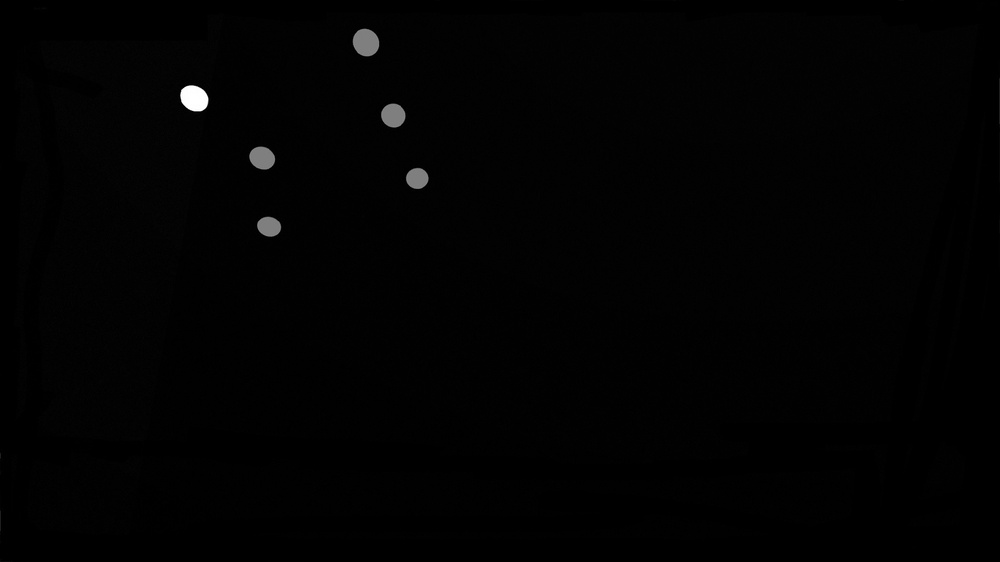
#> input picture pic/3.jpg, 1000 x 562 px, shrunk from 1920 x 1080 before the run, found by its file name
$ python test.py
#> lines starting #> are read from the running program, lines starting #| are printed output that depends on the picture; after the words box and inside, x2 and y2 are one past the last pixel; in counts of white or black regions, pixels touching at a corner belong together; long printed decimals are rounded
#encoding=utf-8
import cv2 as cv
import numpy as np
import matplotlib.pyplot as plt
import scipy.signal as sg

def get_maxima(values: np.ndarray):

    max_index = sg.argrelmax(values)[0]
    return max_index, values[max_index]
#read test img

test = cv.imread('pic/3.jpg')
#> test is the input picture: shape (562, 1000, 3); min 0, max 255, mean 2


#cvtgray

gray = cv.cvtColor(test,cv.COLOR_BGR2GRAY)

zero_like_mat = np.zeros_like(gray)

#calc hist

hist = cv.calcHist([gray],[0],None,[256],[0,256])
#> hist = 256 values, max 187088 at index 1, min 0 at index 57, mean 2195.3

max_index,values = get_maxima(hist)
#> in get_maxima, `max_index = sg.argrelmax(values)[0]`: max_index = 56 values from 1 to 246
#> max_index = 56 values from 1 to 246; values = 56 values, max 187088 at index 0, min 1 at index 39, mean 3362.8

index = np.argsort(values,axis=0)
#> index = 56 values, max 55 at index 20, min 0 at index 55, mean 27.5

flag = 1

tmp = index[flag][0]
#> tmp = 49

designed_method = gray[gray > tmp]
#> designed_method = 2860 values, max 255 at index 585, min 50 at index 22, mean 147.9

hist_new = cv.calcHist([designed_method],[0],None,[256],[0,256])
#> hist_new = 256 values, max 828 at index 127, min 0 at index 0, mean 11.17

#calc pdf

pdf = hist_new / designed_method.shape
#> pdf = 256 values, max 0.29 at index 127, min 0 at index 0, mean 0.00391

cdf = pdf.cumsum()
#> cdf = 256 values from 0 to 1

sequence = np.arange(0,256)

pdf = pdf[:,0]

Expectation = pdf*sequence
#> Expectation = 256 values, max 36.77 at index 127, min 0 at index 0, mean 0.578

eps = np.finfo(Expectation.dtype).eps
#> eps = 2.22e-16

eps_sequence =  eps*np.ones(256)
#> eps_sequence = 256 values from 2.22e-16 to 2.22e-16

square_err = np.divide(np.square(Expectation[255]*pdf-Expectation),(pdf-np.square(pdf)+eps))
#> square_err = 256 values, max 4770.6 at index 255, min 0 at index 0, mean 82.82

apart_value = 160

square_err = square_err[apart_value:]
#> square_err = 96 values, max 4770.6 at index 95, min 0 at index 1, mean 114

tmp_min = np.min(square_err[square_err!=0])
#> tmp_min = 7.32

k_max = np.array(np.where(square_err==tmp_min))[0][0]+apart_value
#> k_max = 165

print("kmax = ",k_max)
#| kmax =  165

ret4,th4 = cv.threshold(gray,100,255,cv.THRESH_BINARY)
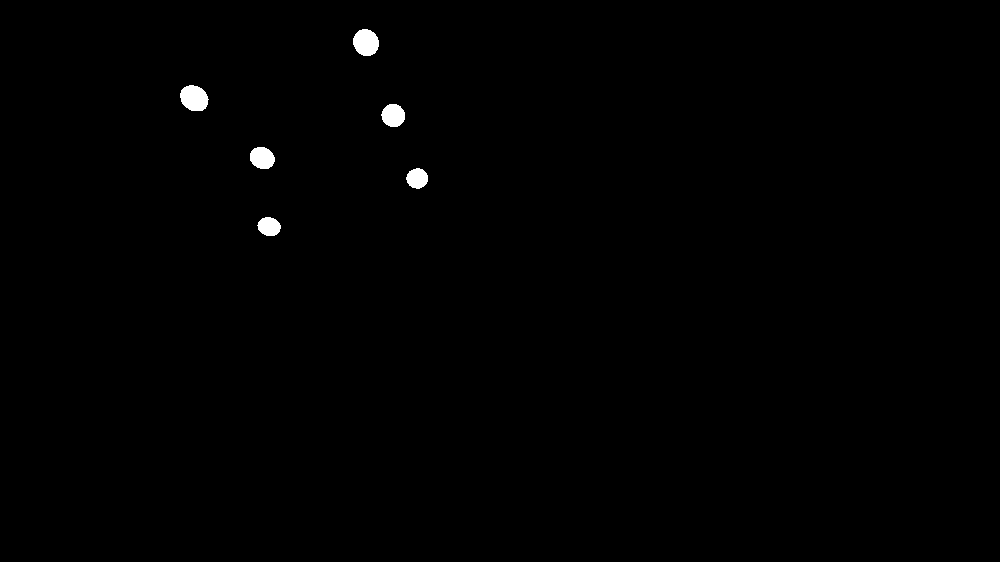
#> th4: shape (562, 1000); 0.48% white; 6 white regions, box (x1, y1, x2, y2) and area: (180, 85, 209, 111) 577, (353, 29, 379, 56) 549, (250, 147, 275, 169) 435, (381, 104, 405, 127) 431, (406, 168, 428, 189) 348, (257, 217, 281, 236) 346

plt.figure('threshold')

plt.imshow(th4)

plt.show()


# kernel = np.array([[0,0,0,1,0,0,0],[0,0,1,1,1,0,0],[0,1,1,1,1,1,0],[0,0,1,1,1,0,0],[0,0,0,1,0,0,0]],dtype=np.uint8)

kernel1 = np.ones((3,3),np.uint8)
opening = cv.morphologyEx(th4,cv.MORPH_OPEN,kernel1)
#> opening: shape (562, 1000); 0.48% white; 6 white regions

plt.figure('open')
plt.imshow(th4)


contours,hierarchy = cv.findContours(th4, 1, 2)
#> contours = 6 contours; box (x1, y1, x2, y2) and area: (180, 85, 209, 111) 538, (353, 29, 379, 56) 512, (250, 147, 275, 169) 402, (381, 104, 405, 127) 398, (406, 168, 428, 189) 318, (257, 217, 281, 236) 316

print("num of contours",len(contours))
#| num of contours 6

contour_img = cv.drawContours(test, contours, -1, (0,255,255), 3)


cxy = np.zeros((11,2))
for i,cnt in enumerate(contours):

    M = cv.moments(cnt)
    cxy[i][0] = int(M['m10']/M['m00'])
    cxy[i][1] = int(M['m01']/M['m00'])
#> this loop made 6 passes
#> after the loop, cxy = [[268, 226], [416, 178], [261, 157], [392, 115], [193, 97], [365, 42], [0, 0], [0, 0], [0, 0], [0, 0], [0, 0]]

point_size = 1
point_color = (0, 0, 255) # BGR
thickness = -1 #  0 4 8
cxy = cxy.astype(np.uint32)
#dot picked
print('cxy=',cxy)
#| cxy= [[268 226]
#|  [416 178]
#|  [261 157]
#|  [392 115]
#|  [193  97]
#|  [365  42]
#|  [  0   0]
#|  [  0   0]
#|  [  0   0]
#|  [  0   0]
#|  [  0   0]]
# np.savetxt('data/dot_picked_raw.csv',cxy,delimiter=',')


for pointx,pointy in cxy:
	cv.circle(test, (pointx,pointy), point_size, point_color, thickness)
#> this loop made 11 passes
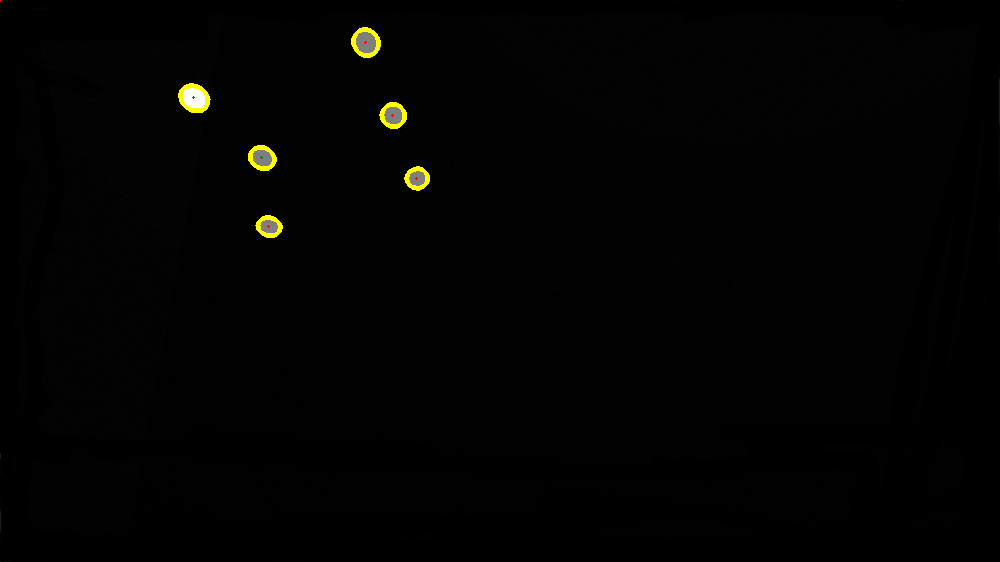
#> test: shape (562, 1000, 3); mean B, G, R 1.7, 2.6, 2.6

tmp_cxy = cxy
#> tmp_cxy has the same summary as cxy

# [10 lines of commented-out code are left out]

dots = tmp_cxy[:6,:].astype(np.int32)
#> dots = [[268, 226], [416, 178], [261, 157], [392, 115], [193, 97], [365, 42]]

dots = np.array(dots)


mid_dot_x = np.average(dots[:,0])
#> mid_dot_x = 315.8
mid_dot_y = np.average(dots[:,1])
#> mid_dot_y = 135.8

mid_dot = np.array([mid_dot_x,mid_dot_y])
#> mid_dot = [315.8, 135.8]
# print(mid_dot)

initial = 0

dot = dots[initial,:]
#> dot = [268, 226]

angle = np.zeros(6)

def calc_angle(tmp):

    u = tmp-mid_dot
    v = dot-mid_dot
    cos_ = np.dot(u, v) / (np.linalg.norm(u) * np.linalg.norm(v))
    sin_ = np.cross(u, v) / (np.linalg.norm(u) * np.linalg.norm(v))
    angle = np.arctan2(sin_,cos_)
    return angle

for i,tmp in enumerate(dots):
    if i == initial:
        continue
    angle[i] = calc_angle(tmp)
#> this loop made 6 passes
#> (tmp, u in calc_angle, cos_ in calc_angle, sin_ in calc_angle, angle in calc_angle) on passes 2 to 6: ([416, 178], [100.2, 42.17], -0.0892, 0.996, 1.66), ([261, 157], [-54.83, 21.17], 0.755, -0.655, -0.715), ([392, 115], [76.17, -20.83], -0.685, 0.728, 2.33), ([193, 97], [-122.8, -38.83], 0.181, -0.984, -1.39), ([365, 42], [49.17, -93.83], -1, -0.0051, -3.14)
#> after the loop, angle = [0, 1.66, -0.715, 2.33, -1.39, -3.14]
print(angle/3.1415*180)
#| [   0.           95.119  -40.948  133.247  -79.601
#|  -179.713]

sort_index = np.argsort(angle)
#> sort_index = [5, 4, 2, 0, 1, 3]

print(sort_index)
#| [5 4 2 0 1 3]


# [25 lines of commented-out code are left out]


dots = dots[sort_index]
#> dots = [[365, 42], [193, 97], [261, 157], [268, 226], [416, 178], [392, 115]]

print('dots = ',dots)
#| dots =  [[365  42]
#|  [193  97]
#|  [261 157]
#|  [268 226]
#|  [416 178]
#|  [392 115]]

vector_angle = np.zeros(6)

len_dots = len(dots)
#> len_dots = 6


for i in np.arange(len_dots):
    if i ==0:
        vector_angle[i] = np.dot(dots[-1]-dots[i],dots[i+1]-dots[i])/(np.linalg.norm(dots[-1]-dots[i]) * np.linalg.norm(dots[i+1]-dots[i]))
    elif i==len_dots-1:
        vector_angle[i] = np.dot(dots[i-1]-dots[i],dots[0]-dots[i])/(np.linalg.norm(dots[i-1]-dots[i]) * np.linalg.norm(dots[0]-dots[i]))
    else:
        vector_angle[i] = np.dot(dots[i-1]-dots[i],dots[i+1]-dots[i])/(np.linalg.norm(dots[i-1]-dots[i]) * np.linalg.norm(dots[i+1]-dots[i]))
#> after the loop, vector_angle = [-0.0448, 0.513, -0.734, 0.211, 0.0503, -1]

vector_angle=np.arccos(vector_angle)/np.pi*180
#> vector_angle = [92.56, 59.16, 137.2, 77.82, 87.11, 179.4]

print(vector_angle)
#| [ 92.565  59.156 137.216  77.824  87.115
#|  179.443]

## look for the 130-150 and the 170

index5 = 0

index2 = 0

for i,tmp in enumerate(vector_angle):

    if tmp>170:
        index5 = i
    elif tmp >120 and tmp <150:
        index2  = i
    else:
        continue
#> this loop made 6 passes
#> (tmp, index2) on pass 3: (137.2, 2)
#> (tmp, index5) on pass 6: (179.4, 5)

print('index2==',index2,'index5==',index5)
#| index2== 2 index5== 5

offset  = 2-index2
#> offset = 0

dots = np.roll(dots,offset,axis = 0)

for i in np.arange(6):

    cv.putText(contour_img,'{}'.format(i),(dots[i,:]),cv.FONT_HERSHEY_COMPLEX_SMALL,1,(255,255,255),2,lineType=cv.LINE_AA)
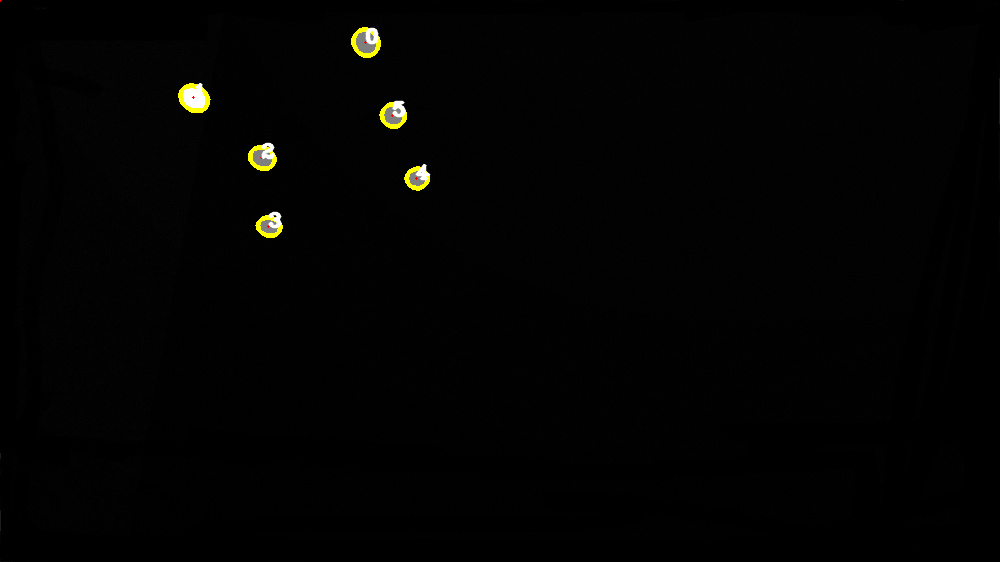
#> contour_img: shape (562, 1000, 3); mean B, G, R 1.9, 2.7, 2.7

#一个条件就够，俩条件可以互相验证 2 -index2 = 5 -index5 = 右移单位
cv.imshow('res',contour_img)
cv.waitKey(0)
cv.destroyAllWindows()

# [19 lines of commented-out code are left out]
for c in contours:
	# 计算比例和大小
	(x, y, w, h) = cv.boundingRect(c)
	ar = w / float(h)

	# 根据实际情况指定标准
	if w >= 20 and h >= 20 and ar >= 0.9 and ar <= 1.1:
#> (the run stopped early here; a loop or call above may not have finished)
